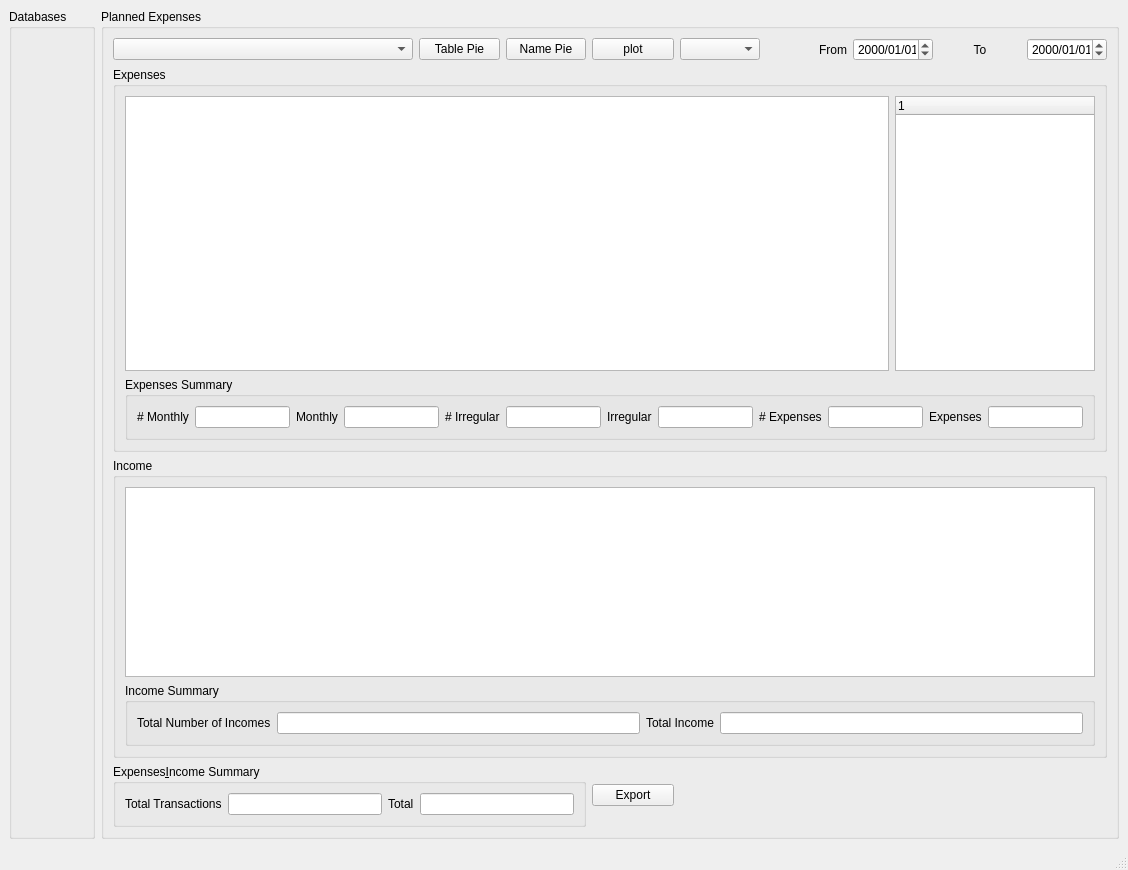
<?xml version="1.0" encoding="UTF-8"?>
<ui version="4.0">
 <class>chelt_plan</class>
 <widget class="QMainWindow" name="chelt_plan">
  <property name="geometry">
   <rect>
    <x>0</x>
    <y>0</y>
    <width>1128</width>
    <height>870</height>
   </rect>
  </property>
  <property name="windowTitle">
   <string>chelt_plan</string>
  </property>
  <widget class="QWidget" name="centralwidget">
   <layout class="QGridLayout" name="gridLayout_3">
    <item row="0" column="0">
     <widget class="QGroupBox" name="GB_databases">
      <property name="title">
       <string>Databases</string>
      </property>
     </widget>
    </item>
    <item row="0" column="1">
     <widget class="QGroupBox" name="GB_planned_expenses">
      <property name="title">
       <string>Planned Expenses</string>
      </property>
      <layout class="QGridLayout" name="gridLayout_7">
       <item row="0" column="0">
        <widget class="QComboBox" name="cbActiveConto">
         <property name="minimumSize">
          <size>
           <width>300</width>
           <height>0</height>
          </size>
         </property>
        </widget>
       </item>
       <item row="0" column="1">
        <widget class="QPushButton" name="PB_plotTablePie">
         <property name="enabled">
          <bool>true</bool>
         </property>
         <property name="text">
          <string>Table Pie</string>
         </property>
        </widget>
       </item>
       <item row="0" column="2">
        <widget class="QPushButton" name="PB_plotNamePie">
         <property name="enabled">
          <bool>true</bool>
         </property>
         <property name="text">
          <string>Name Pie</string>
         </property>
        </widget>
       </item>
       <item row="0" column="3">
        <widget class="QPushButton" name="PB_Plot">
         <property name="text">
          <string>plot</string>
         </property>
        </widget>
       </item>
       <item row="0" column="4">
        <widget class="QComboBox" name="CBMonths"/>
       </item>
       <item row="0" column="5">
        <widget class="QLabel" name="label">
         <property name="layoutDirection">
          <enum>Qt::LeftToRight</enum>
         </property>
         <property name="text">
          <string>From</string>
         </property>
         <property name="alignment">
          <set>Qt::AlignRight|Qt::AlignTrailing|Qt::AlignVCenter</set>
         </property>
        </widget>
       </item>
       <item row="0" column="6">
        <widget class="QDateEdit" name="DEFrom">
         <property name="minimumSize">
          <size>
           <width>80</width>
           <height>0</height>
          </size>
         </property>
         <property name="maximumSize">
          <size>
           <width>100</width>
           <height>16777215</height>
          </size>
         </property>
         <property name="displayFormat">
          <string>yyyy/MM/dd</string>
         </property>
        </widget>
       </item>
       <item row="0" column="7">
        <widget class="QLabel" name="label_2">
         <property name="text">
          <string>To</string>
         </property>
         <property name="alignment">
          <set>Qt::AlignCenter</set>
         </property>
        </widget>
       </item>
       <item row="0" column="8">
        <widget class="QDateEdit" name="DEBis">
         <property name="minimumSize">
          <size>
           <width>80</width>
           <height>0</height>
          </size>
         </property>
         <property name="maximumSize">
          <size>
           <width>100</width>
           <height>16777215</height>
          </size>
         </property>
         <property name="displayFormat">
          <string>yyyy/MM/dd</string>
         </property>
        </widget>
       </item>
       <item row="1" column="0" colspan="9">
        <widget class="QGroupBox" name="groupBox_2">
         <property name="title">
          <string>Expenses</string>
         </property>
         <layout class="QGridLayout" name="gridLayout_5">
          <item row="0" column="0">
           <widget class="QTableWidget" name="planTable"/>
          </item>
          <item row="0" column="1">
           <widget class="QTreeWidget" name="TWmnthVSIrreg">
            <property name="maximumSize">
             <size>
              <width>200</width>
              <height>16777215</height>
             </size>
            </property>
            <column>
             <property name="text">
              <string notr="true">1</string>
             </property>
            </column>
           </widget>
          </item>
          <item row="1" column="0" colspan="2">
           <widget class="QGroupBox" name="groupBox_4">
            <property name="title">
             <string>Expenses Summary</string>
            </property>
            <layout class="QGridLayout" name="gridLayout">
             <item row="0" column="0">
              <widget class="QLabel" name="label_11">
               <property name="text">
                <string># Monthly</string>
               </property>
              </widget>
             </item>
             <item row="0" column="1">
              <widget class="QLineEdit" name="LEnoOfMonthly"/>
             </item>
             <item row="0" column="2">
              <widget class="QLabel" name="label_10">
               <property name="text">
                <string>Monthly</string>
               </property>
              </widget>
             </item>
             <item row="0" column="3">
              <widget class="QLineEdit" name="LEtotalMonthly"/>
             </item>
             <item row="0" column="4">
              <widget class="QLabel" name="label_12">
               <property name="text">
                <string># Irregular</string>
               </property>
              </widget>
             </item>
             <item row="0" column="5">
              <widget class="QLineEdit" name="LEnoOfIrregular"/>
             </item>
             <item row="0" column="6">
              <widget class="QLabel" name="label_9">
               <property name="text">
                <string>Irregular</string>
               </property>
              </widget>
             </item>
             <item row="0" column="7">
              <widget class="QLineEdit" name="LEirregular"/>
             </item>
             <item row="0" column="8">
              <widget class="QLabel" name="label_3">
               <property name="text">
                <string># Expenses</string>
               </property>
              </widget>
             </item>
             <item row="0" column="9">
              <widget class="QLineEdit" name="LEtotalNoOfTransactions"/>
             </item>
             <item row="0" column="10">
              <widget class="QLabel" name="label_4">
               <property name="text">
                <string>Expenses</string>
               </property>
              </widget>
             </item>
             <item row="0" column="11">
              <widget class="QLineEdit" name="LEtotalValue"/>
             </item>
            </layout>
           </widget>
          </item>
         </layout>
        </widget>
       </item>
       <item row="2" column="0" colspan="9">
        <widget class="QGroupBox" name="groupBox_3">
         <property name="maximumSize">
          <size>
           <width>16777215</width>
           <height>300</height>
          </size>
         </property>
         <property name="title">
          <string>Income</string>
         </property>
         <layout class="QGridLayout" name="gridLayout_6">
          <item row="0" column="0">
           <widget class="QTableWidget" name="planTableIncome">
            <property name="maximumSize">
             <size>
              <width>16777215</width>
              <height>250</height>
             </size>
            </property>
           </widget>
          </item>
          <item row="1" column="0">
           <widget class="QGroupBox" name="groupBox_5">
            <property name="title">
             <string>Income Summary</string>
            </property>
            <layout class="QGridLayout" name="gridLayout_2">
             <item row="0" column="0">
              <widget class="QLabel" name="label_5">
               <property name="text">
                <string>Total Number of Incomes</string>
               </property>
              </widget>
             </item>
             <item row="0" column="1">
              <widget class="QLineEdit" name="LEtotalNoOfIncome"/>
             </item>
             <item row="0" column="2">
              <widget class="QLabel" name="label_6">
               <property name="text">
                <string>Total Income</string>
               </property>
              </widget>
             </item>
             <item row="0" column="3">
              <widget class="QLineEdit" name="LEtotalIncome"/>
             </item>
            </layout>
           </widget>
          </item>
         </layout>
        </widget>
       </item>
       <item row="3" column="0" colspan="3">
        <widget class="QGroupBox" name="groupBox_6">
         <property name="title">
          <string>Expenses&amp;Income Summary</string>
         </property>
         <layout class="QGridLayout" name="gridLayout_4">
          <item row="0" column="0">
           <widget class="QLabel" name="label_8">
            <property name="text">
             <string>Total Transactions</string>
            </property>
           </widget>
          </item>
          <item row="0" column="1">
           <widget class="QLineEdit" name="LEtotalNo"/>
          </item>
          <item row="0" column="2">
           <widget class="QLabel" name="label_7">
            <property name="text">
             <string>Total</string>
            </property>
           </widget>
          </item>
          <item row="0" column="3">
           <widget class="QLineEdit" name="LEtotalVa"/>
          </item>
         </layout>
        </widget>
       </item>
       <item row="3" column="3">
        <widget class="QPushButton" name="PB_export">
         <property name="text">
          <string>Export</string>
         </property>
        </widget>
       </item>
      </layout>
     </widget>
    </item>
   </layout>
  </widget>
  <widget class="QMenuBar" name="menubar">
   <property name="geometry">
    <rect>
     <x>0</x>
     <y>0</y>
     <width>1128</width>
     <height>21</height>
    </rect>
   </property>
  </widget>
  <widget class="QStatusBar" name="statusbar"/>
 </widget>
 <resources/>
 <connections/>
</ui>
